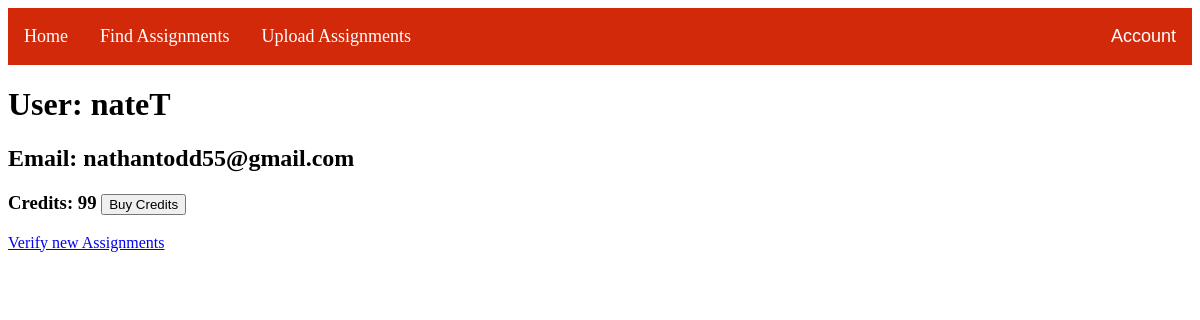
Page /account (signed in) on the earlier database version.
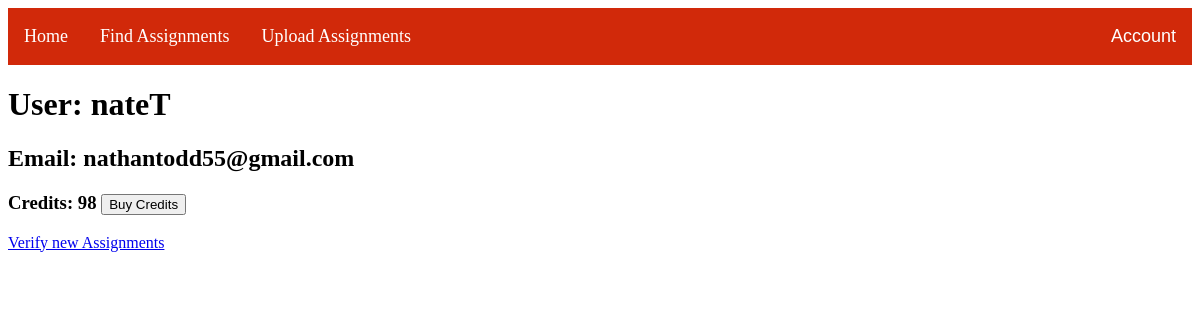
Same page on the later database version.
### app.py (models this page shows)
class User(UserMixin, db.Model):
    id = db.Column(db.Integer, primary_key=True)
    username = db.Column(db.String(20), unique=True, nullable=False)
    password = db.Column(db.String(50), nullable=False)
    email = db.Column(db.String(50), nullable=False)
    credits = db.Column(db.Integer, default=0, nullable=False)
    admin = db.Column(db.Boolean, default=False, nullable=False)

### app.py (the view, shortened to what this page needs)
@app.route('/account', methods = ['GET', 'POST'])
@login_required
def account():
    if request.method == 'POST':
        current_user.credits = current_user.credits+1
        db.session.commit()
    if current_user.admin == 1:
        data = [{
            'creds':current_user.credits,
            'email': current_user.email,
            'username': current_user.username,
            'isAdmin': True
        }]
        return render_template('account.html', data = data, admin = 1)

### app.py (called while the page is built)
@login_manager.user_loader
def load_user(uid):
    return User.query.get(uid)

### templates/account.html (shortened to what this page needs)
{% extends "base.html" %}
{% block content %}
{% for item in data %}
    <h1 class = "dispname">User: {{ item.username }}  </h1>
    <h2 class = "dispemail">Email: {{ item.email }}  </h2>
    <h3 class = "dispcreds">Credits: {{ item.creds }} <button onclick = "location.href = '/credits'">Buy Credits</button> </h3>
    {% if admin %}
    <a href="/verify">Verify new Assignments</a>
    {% endif %}
{% endfor %}
{% endblock %}

### templates/base.html (shortened to what this page needs)
<html>
<head><link href="/static/style.css" rel="stylesheet"></head>
{% if current_user.is_authenticated %}
  <body>
    <nav>
      <ul>
        <li><a href='/'>Home</a></li>
        <li><a href='/search'>Find Assignments</a></li>
        <li><a href='/upload'>Upload Assignments</a></li>
          <div class="dropdown">
            <button class="dropbtn">Account
            </button>
          </div>
        </ul>
    </nav>
{% endif %}
  {% block content %}
  {% endblock %}
  </body>
</html>

### static/style.css (style rules this page uses)
ul { list-style-type: none; margin: 0; padding: 0; overflow: hidden; background-color: #d1290a; }
li { float: left; }
li a { display: block; color: white; text-align: center; padding: 18px 16px; text-decoration: none; font-size: 18px; }
.dropdown { float: left; overflow: hidden; float: right; }
.dropdown .dropbtn { font-size: 18px; color: white; background-color: #d1290a; border: none; padding: 18px 16px; }

Differences in the rows shown:
changed User "nateT": creds "99" → "98"
